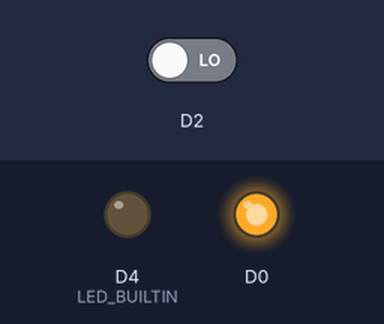
The sketch below on a simulated ESP8266 (NodeMCU). Parts: output pins drawn as LEDs (lit = HIGH, except the on-board LED, lit = LOW). Dashed ring = blinking. The inputs (shaded band) are chosen by the test bench; at power-on: D2 LOW. What the sketch prints to the serial monitor is not drawn.

Above: at 1.2 s.
1.3 s: D2 driven HIGH
At 2.2 s:
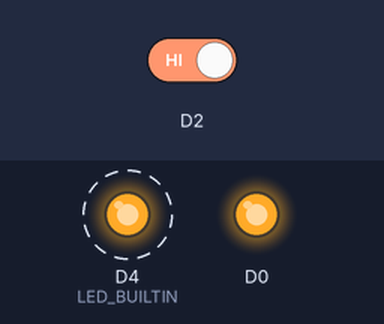
At 2.7 s:
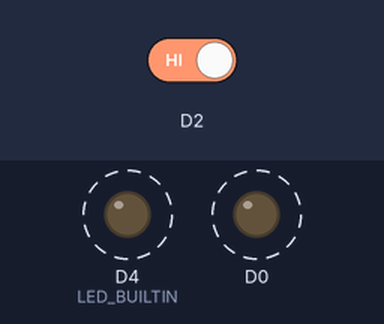
4.3 s: D2 driven LOW
At 5.1 s:
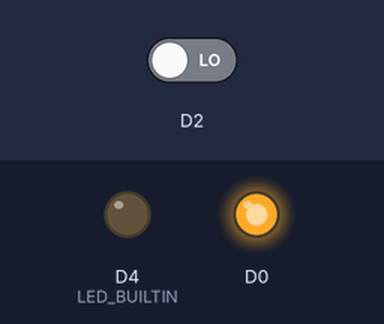
Timing chart, 0 to 7.3 s (numbered marks = the images above; inputs shaded):
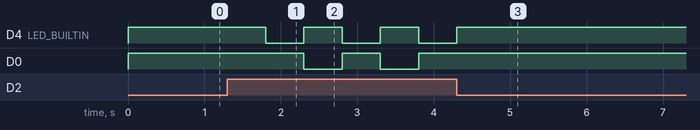

The sketch:

sketch_may10a.ino
```cpp
int button_state = 0;

void setup() {


  // put your setup code here, to run once:
  Serial.begin(9600);
  Serial.println("Hello, World!");

  //Telling code where to look to find pin
  pinMode(LED_BUILTIN, OUTPUT);
  pinMode(D0, OUTPUT);
  pinMode(D2, INPUT);

}

void loop() {
  // put your main code here, to run repeatedly:
  Serial.println(digitalRead(D2));
  int button_state = digitalRead(D2);

  if (button_state == 1) {
    digitalWrite(LED_BUILTIN, HIGH);
    delay(500);
    digitalWrite(LED_BUILTIN, LOW);
    digitalWrite(D0, HIGH);
    delay(500);
    digitalWrite(D0, LOW);
    digitalWrite(LED_BUILTIN, LOW);


  }
  else if (button_state ==  0) {
    digitalWrite(LED_BUILTIN, HIGH);
    digitalWrite(D0, HIGH);
    noTone(D3);
  }

}
```

Measured:
- after the input at 1.3 s, D4 (LED_BUILTIN): alternates HIGH for 0.50 s and LOW for 0.50 s, starting after 0.50 s; D0: alternates HIGH for 0.50 s and LOW for 0.50 s, starting after 1.0 s
- after the input at 4.3 s, D4 (LED_BUILTIN): goes on until 4.3 s, then stays HIGH; D0: stops changing and stays HIGH
